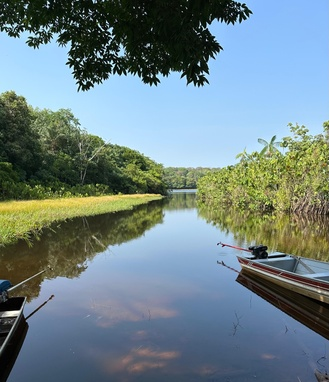
#> input picture artigo/figuras/foto-lago-do-serpa.jpeg, 329 x 382 px, shrunk from 2763 x 3206 before the run; its folder holds 5 pictures in this run
$ python prepare_clean_unused_figures.py
#> lines starting #> are read from the running program, lines starting #| are printed output that depends on the picture; pictures that were not available may be replaced by others from this repository, and a replacement may not be noted
#> in copy_file, im is the input picture: PIL image 329x382 RGB; mean R, G, B 110.3, 130.1, 133.7
#> call 2 of copy_file, with src_name = 'map_basemap_osm_21S_clean.png', dst_name = 'map_basemap_osm_21S_clean_copy.png'
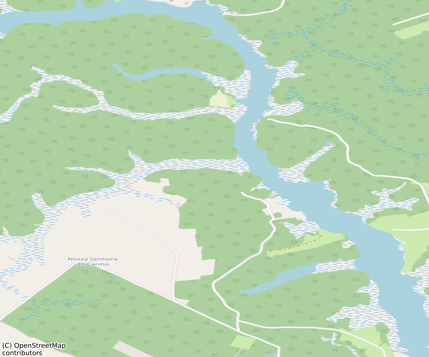
#> input picture figuras/map_basemap_osm_21S_clean.png, 429 x 357 px, shrunk from 3600 x 3000 before the run, found by its file name
#> in copy_file, im is the input picture: PIL image 429x357 RGBA; mean R, G, B, A 184.9, 214.2, 180.4, 255
from pathlib import Path

from PIL import Image


ROOT = Path(__file__).resolve().parent.parent
SRC = ROOT.parent / "artigo" / "figuras"
DST = ROOT / "figs"


def crop_top(src_name: str, dst_name: str, top: int) -> None:
#> called with src_name = 'idw_ph.png', dst_name = 'idw_ph_clean_crop.png', top = 90
    im = Image.open(SRC / src_name)
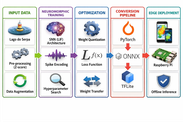
#> input picture artigo/figuras/Arquitetura.png, 183 x 122 px, shrunk from 1539 x 1026 before the run, given in place of idw_ph.png, which was not available
#> im is the input picture: PIL image 183x122 RGBA; mean R, G, B, A 226.7, 227.6, 228.5, 254.1
    cropped = im.crop((0, top, im.width, im.height))
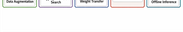
#> cropped: PIL image 183x32 RGBA; mean R, G, B, A 244.7, 244.5, 244.7, 253; transparent parts drawn white
    cropped.save(DST / dst_name)


def copy_file(src_name: str, dst_name: str) -> None:
    im = Image.open(SRC / src_name)
    im.save(DST / dst_name)


def main() -> None:
    copy_file("foto-lago-do-serpa.jpeg", "foto_lago_serpa_clean.jpg")
    copy_file("map_basemap_osm_21S_clean.png", "map_basemap_osm_21S_clean_copy.png")
    crop_top("idw_ph.png", "idw_ph_clean_crop.png", 90)
    crop_top("idw_od.png", "idw_od_clean_crop.png", 90)
#> call 2 of crop_top, with src_name = 'idw_od.png', dst_name = 'idw_od_clean_crop.png', top = 90
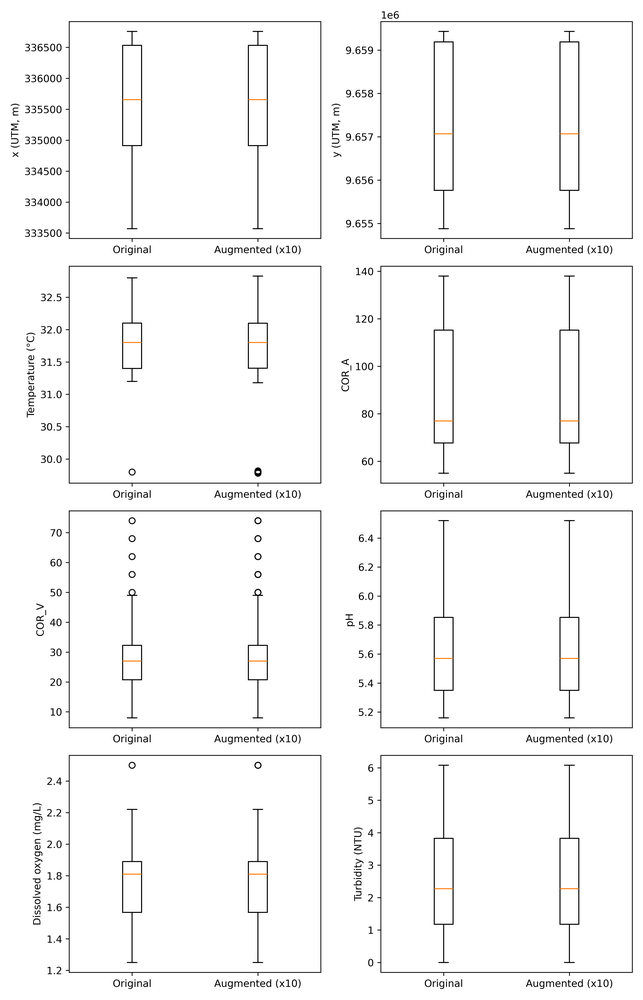
#> input picture artigo/figuras/aug_compare_box.png, 643 x 1000 px, shrunk from 5400 x 8400 before the run, given in place of idw_od.png, which was not available
#> in crop_top, im is the input picture: PIL image 643x1000 RGBA; mean R, G, B, A 247.7, 247.7, 247.6, 255
#> in crop_top (call 2), `cropped = im.crop((0, top, im.width, im.height))`:
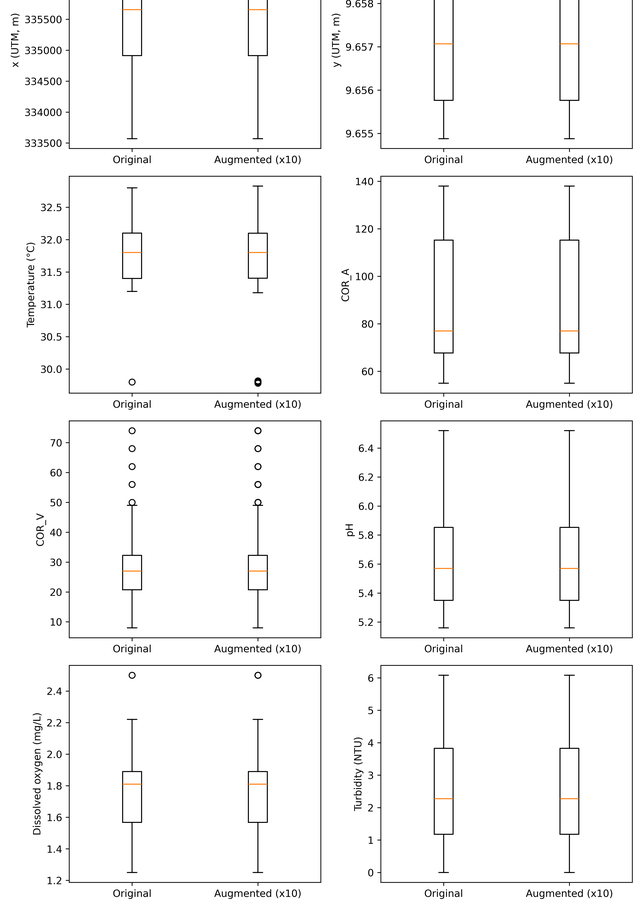
#> cropped: PIL image 643x910 RGBA; mean R, G, B, A 247.7, 247.6, 247.6, 255
    crop_top("idw_turb.png", "idw_turb_clean_crop.png", 90)
    print("prepared clean unused figures")


if __name__ == "__main__":
    main()
